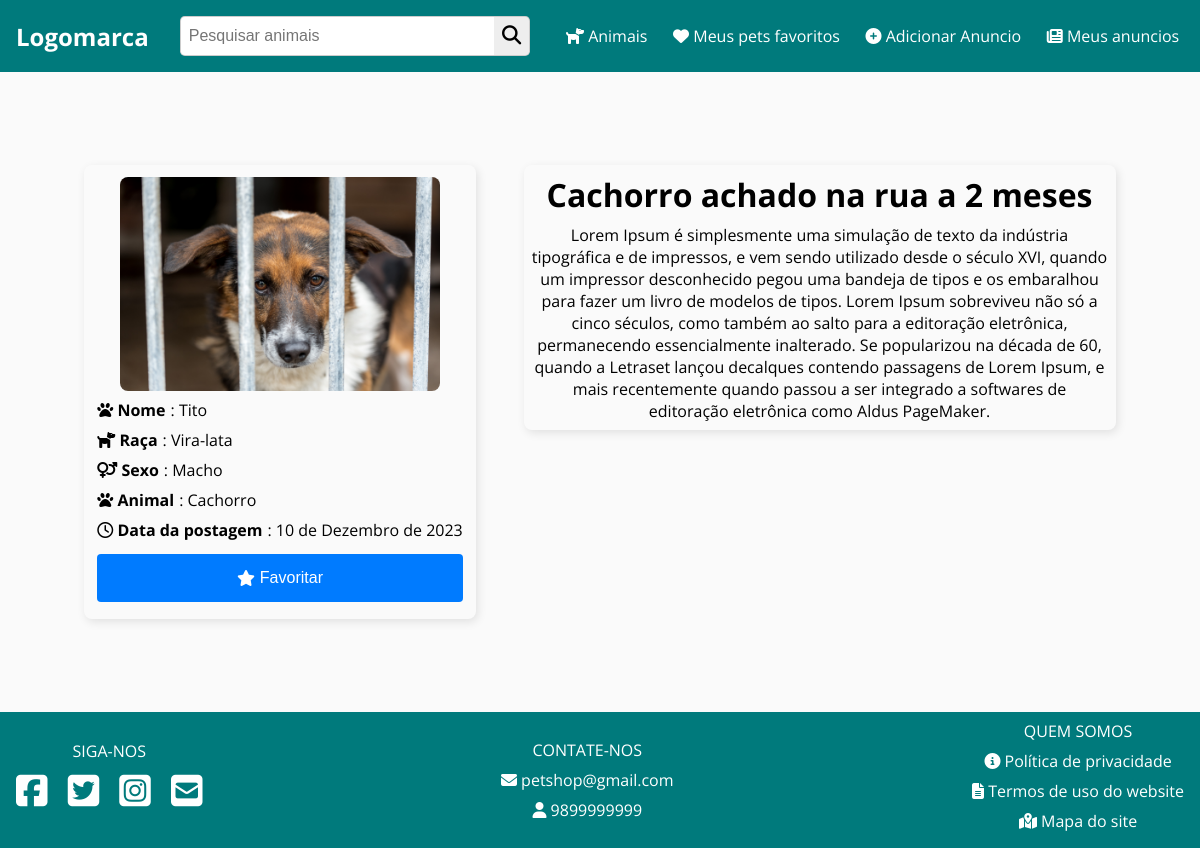
Screenshot of /infomacao-anuncio/2 with the database file from the repository.
### animais/models.py (models this page shows, shortened)
class Animal(models.Model):
    user = models.ForeignKey(User,on_delete=models.CASCADE)
    img_animal = models.ImageField(upload_to='img_animal/', verbose_name='imagem do animal')
    titulo = models.CharField(max_length=200)
    nome_animal = models.CharField(max_length=50, default='Sem nome')
    raca = models.ForeignKey(RacaAnimal, verbose_name='raça',default='SRD (Sem Raça Definida)', on_delete=models.CASCADE)
    animal = models.ForeignKey(TipoAnimal, verbose_name='Animal', on_delete=models.CASCADE)
    sexo = models.CharField(max_length=1, choices=choices.SEXO_ANIMAL_CHOICES, verbose_name='sexo')
    idade = models.IntegerField()
    data_criacao = models.DateField(auto_now_add=True)
    observacao = models.TextField(default='sem observações')
    destaque = models.BooleanField(default=False)

class RacaAnimal(models.Model):
    raca = models.CharField(max_length=50, verbose_name='raça')
    def __str__(self):
        return self.raca

class TipoAnimal(models.Model):
    tipo_animal = models.CharField(max_length=50)
    def __str__(self):
        return self.tipo_animal

### animais/views.py (the view)
# urls.py: path('infomacao-anuncio/<int:id>',views.infomacao_anuncio,name='infomacao-anuncio'),
def infomacao_anuncio(request, id):
    animal = get_object_or_404(models.Animal, pk=id)
    return render(request, 'infomacao_anuncio.html', {'anuncio_animal': animal})

### animais/context_processors.py (called while the page is built)
def categorias_globais(request):
    animais = models.Animal.objects.all()
    tipo_animais = models.TipoAnimal.objects.all()
    return {'animais':animais,'tipos_animais':tipo_animais}

### animais/templates/infomacao_anuncio.html (shortened to what this page needs)
{% extends "base.html" %}
{% load static %}
{% block extra_head %}
<link rel="stylesheet" href="{% static 'css/infomacao_anuncio.css' %}">
{% endblock %}
{% block content %}
<div class="content-anuncio">
    <div class="info-anuncio">
        <div class="content-img-anuncio">
            <img src="{{anuncio_animal.img_animal.url }}" alt="{{ anuncio_animal.titulo }}">
        </div>
        <p><span class="campo-info"><i class="fas fa-paw"></i> Nome</span>: {{ anuncio_animal.nome_animal }}</p>
        <p><span class="campo-info"><i class="fas fa-dog"></i> Raça</span>: {{ anuncio_animal.raca }}</p>
        <p><span class="campo-info"><i class="fas fa-venus-mars"></i> Sexo</span>: {{ anuncio_animal.get_sexo_display }}
        </p>
        <p><span class="campo-info"><i class="fas fa-paw"></i> Animal</span>: {{ anuncio_animal.animal }}</p>
        <p><span class="campo-info"><i class="far fa-clock"></i> Data da postagem</span>: {{ anuncio_animal.data_criacao }}</p>
        <button type="submit"><i class="fas fa-star"></i> Favoritar</button>
    </div>
    <div class="sinopse-title">
        <h1>{{ anuncio_animal.titulo }}</h1>
        <p>{{ anuncio_animal.observacao }}</p>
    </div>
</div>
{% endblock %}

### static/css/base.css (style rules this page uses)
* { list-style: none; text-decoration: none; margin: 0; padding: 0; box-sizing: border-box; }
body { height: 100%; font-family: "Open Sans", sans-serif; background-color: #fafafa; }

### static/css/infomacao_anuncio.css (style rules this page uses)
.content-anuncio { display: flex; justify-content: center; gap: 0 3em; }
.info-anuncio { display: flex; flex-direction: column; gap: 0.5em 0; padding: 0.8em; box-shadow: 2px 3px 10px rgba(0, 0, 0, 0.1); border-radius: 0.5em; }
.campo-info { font-weight: bold; margin-right: 5px; }
.info-anuncio button { display: flex; align-items: center; gap: 0 0.3em; justify-content: center; background-color: #007bff; color: #fff; padding: 0.9375em 1.5625em; border: none; border-radius: 0.25em; cursor: pointer; font-size: 16px; width: 100%; margin: 0.3em 0; transition: all 0.4s ease-in-out; }
.content-img-anuncio { width: 100%; display: flex; align-items: center; justify-content: center; }
.info-anuncio img { width: 20em; border-radius: 0.5em; transition: all 0.4s ease-in-out; }
.sinopse-title { display: flex; flex-direction: column; gap: 0.5em 0; padding: 0.5em; box-shadow: 2px 3px 10px rgba(0, 0, 0, 0.1); text-align: center; border-radius: 0.5em; }
.sinopse-title { width: 50%; height: 20%; }

### rows the page displays
Animal: img_animal (picture), nome_animal "Tito", raca "Vira-lata", sexo "Macho", animal "Cachorro", data_criacao "10 de Dezembro de 2023", titulo "Cachorro achado na rua a 2 meses", observacao "Lorem Ipsum é simplesmente uma simulação de texto da indústria tipográfica e de impressos, e vem sendo utilizado desde o século XVI, quando um impressor desconhecido pegou uma bandeja de tipos e os embaralhou para fazer um livro de modelos de tipos. Lorem Ipsum sobreviveu não só a cinco séculos, como também ao salto para a editoração eletrônica, permanecendo essencialmente inalterado. Se popularizou na década de 60, quando a Letraset lançou decalques contendo passagens de Lorem Ipsum, e mais recentemente quando passou a ser integrado a softwares de editoração eletrônica como Aldus PageMaker."
